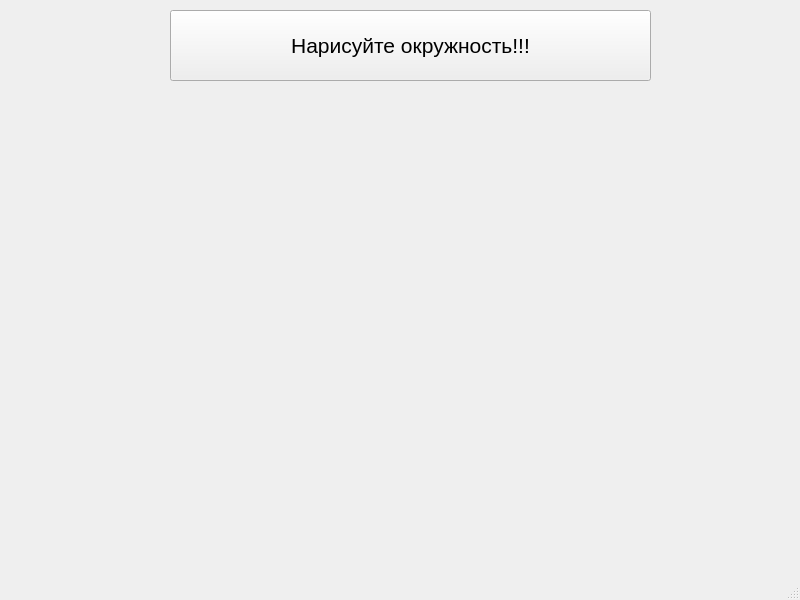
<?xml version="1.0" encoding="UTF-8"?>
<ui version="4.0">
 <class>MainWindow</class>
 <widget class="QMainWindow" name="MainWindow">
  <property name="geometry">
   <rect>
    <x>0</x>
    <y>0</y>
    <width>800</width>
    <height>600</height>
   </rect>
  </property>
  <property name="windowTitle">
   <string>Git и желтые окружности</string>
  </property>
  <widget class="QWidget" name="centralwidget">
   <widget class="QPushButton" name="runButton">
    <property name="geometry">
     <rect>
      <x>170</x>
      <y>10</y>
      <width>481</width>
      <height>71</height>
     </rect>
    </property>
    <property name="font">
     <font>
      <pointsize>16</pointsize>
     </font>
    </property>
    <property name="text">
     <string>Нарисуйте окружность!!!</string>
    </property>
   </widget>
  </widget>
  <widget class="QMenuBar" name="menubar">
   <property name="geometry">
    <rect>
     <x>0</x>
     <y>0</y>
     <width>800</width>
     <height>21</height>
    </rect>
   </property>
  </widget>
  <widget class="QStatusBar" name="statusbar"/>
 </widget>
 <resources/>
 <connections/>
</ui>
